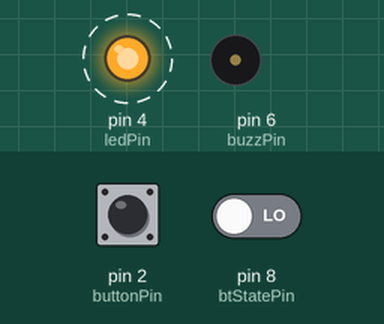
A sketch run on a simulated Arduino Uno, built with avr-gcc and run on an emulated ATmega328P. Parts: output pins drawn as LEDs (lit = HIGH), buzzer (waves = sounding, pin HIGH). Dashed ring = blinking. The inputs (shaded band) are chosen by the test bench; at power-on: pin 8 (btStatePin) LOW, pin 2 (buttonPin) HIGH.

Above: at 1.25 s.
1.3 s: pin 8 (btStatePin) driven HIGH
At 1.8 s:
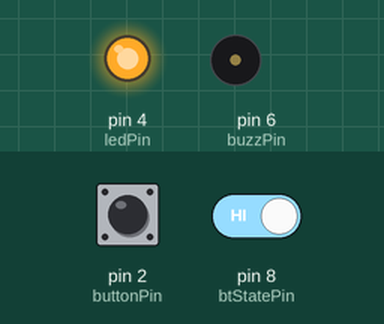
At 2.3 s:
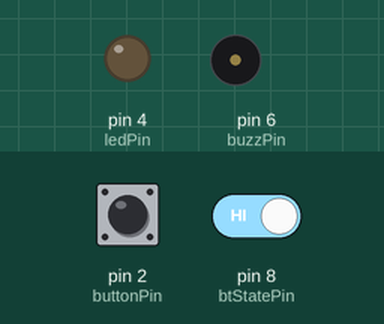
4.3 s: pin 8 (btStatePin) driven LOW
Timing chart, 0 to 13.3 s (numbered marks = the images above; inputs shaded):
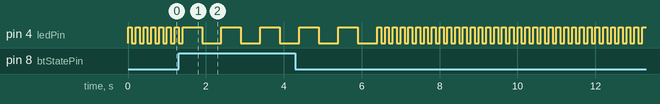

The sketch:

BigRedButton_Arduino.ino
```cpp
#include <SoftwareSerial.h>

// Unique ID for this Arduino, that will represent button
// This ID must be "hard coded" so it is unique for the device
const String buttonID = "BigRedB_1"; // "BigRedB_2" , "BigRedB_3"

// Consts and variables needed
const int buttonPin = 2;            // Button is connected to digital pin 2
bool lastButtonState = HIGH;        // Initial state (not pressed)
const int ledPin = 4;               // LED is connected to digital pin 4
const int buzzPin = 6;              // Buzz speaker is connected to digital pin 6

bool gameStart = false;             // If the games can start

const int btStatePin = 8;           // Bluetooth module HC-05 STATE pin
const String resetString = "reset"; // Reset message to restore the button for next game
const int blinkNumber = 5;          // How many times it will slowly blink
bool wasConnected = false;          // Tracks previous connection state
bool blinkedAlready = false;        // Tracks if already blinked

// Create SoftwareSerial object on pins 10 (RX) and 11 (TX)
// This pins are used to connect BT module
SoftwareSerial BTSerial(10, 11);   // RX, TX

// Reset the button: LED and Buzzer
void resetButton(){
  digitalWrite(ledPin, LOW);
  digitalWrite(buzzPin, LOW);
}

void slowBlink(){
  digitalWrite(ledPin, HIGH);
  delay(500);
  digitalWrite(ledPin, LOW);
  delay(500);
}

void fastBlink(){
  digitalWrite(ledPin, HIGH);
  delay(100);
  digitalWrite(ledPin, LOW);
  delay(100);
}

void btStatusBlink(bool isBtConnected){
  // BT blinking based on connection
  if (isBtConnected && !wasConnected){
    wasConnected = true;
    blinkedAlready = false;
  }

  if(isBtConnected && !blinkedAlready){
    for (int i = 0; i < blinkNumber; i++){
      slowBlink();
    }
    blinkedAlready = true;
  }

  if (!isBtConnected) {
    // BT is NOT connected, blink fast
    fastBlink();
    wasConnected = false;
    blinkedAlready = false;
  }
}

void setup() {
  pinMode(buttonPin, INPUT_PULLUP); // Use internal pull-up resistor
  pinMode(ledPin, OUTPUT);          // LED output
  pinMode(buzzPin,OUTPUT);          // Buzz speaker
  pinMode(btStatePin, INPUT);       // Bluetooth HC-05 state
  BTSerial.begin(9600);             // HC-05 default baud rate
}

void loop() {
  bool currentButtonState = digitalRead(buttonPin);
  bool isBtConnected = digitalRead(btStatePin);

    btStatusBlink(isBtConnected);

    // Detect button press (transition from HIGH to LOW)
    if (lastButtonState == HIGH && currentButtonState == LOW) {
      BTSerial.println(buttonID); // Send message via Bluetooth
      delay(50); // Debounce delay
    }

  lastButtonState = currentButtonState;

  // --- Listen for incoming messages ---
  if (BTSerial.available()) {
    String incoming = BTSerial.readStringUntil('\n'); // read message
    incoming.trim(); // clean up extra spaces/newlines

    if (incoming == buttonID) {
      digitalWrite(ledPin, HIGH);   // light up if winner
      digitalWrite(buzzPin, HIGH);  // buzz up if winner
      delay(500);
      digitalWrite(buzzPin, LOW);   // turn of buzzer after some time
    } else {
      digitalWrite(ledPin, LOW);    // turn off otherwise
      digitalWrite(buzzPin, LOW);   // no buzz otherwise
    }

    if (incoming == resetString) {
      resetButton();
    }
  }
    // Start game after Bluetooth connection and blinking
  if (!gameStart && isBtConnected && blinkedAlready) {
    gameStart = true;
  }

}
```
